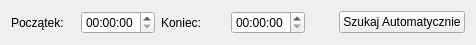
   <widget class="QWidget" name="layoutWidget">
    <property name="geometry">
     <rect>
      <x>61</x>
      <y>160</y>
      <width>476</width>
      <height>26</height>
     </rect>
    </property>
    <layout class="QHBoxLayout" name="horizontalLayout">
     <item>
      <widget class="QLabel" name="label_2">
       <property name="text">
        <string>Początek:</string>
       </property>
      </widget>
     </item>
     <item>
      <widget class="QTimeEdit" name="timeEdit">
       <property name="displayFormat">
        <string>HH:mm:ss</string>
       </property>
      </widget>
     </item>
     <item>
      <widget class="QLabel" name="label_3">
       <property name="text">
        <string>Koniec:</string>
       </property>
      </widget>
     </item>
     <item>
      <widget class="QTimeEdit" name="timeEdit_2">
       <property name="displayFormat">
        <string>HH:mm:ss</string>
       </property>
      </widget>
     </item>
     <item>
      <spacer name="horizontalSpacer">
       <property name="orientation">
        <enum>Qt::Horizontal</enum>
       </property>
       <property name="sizeType">
        <enum>QSizePolicy::Fixed</enum>
       </property>
       <property name="sizeHint" stdset="0">
        <size>
         <width>28</width>
         <height>20</height>
        </size>
       </property>
      </spacer>
     </item>
     <item>
      <widget class="QPushButton" name="pushButton">
       <property name="text">
        <string>Szukaj Automatycznie</string>
       </property>
      </widget>
     </item>
    </layout>
   </widget>
